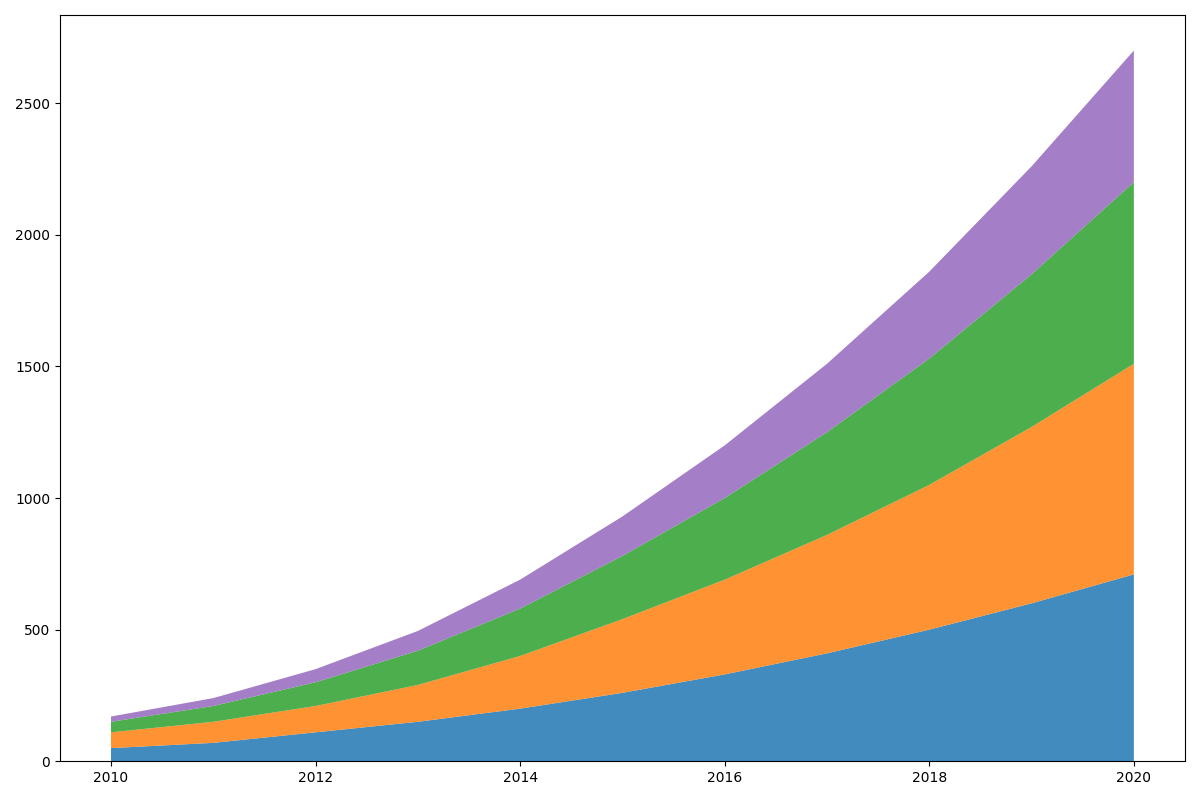

Python code for this plot:
import matplotlib.pyplot as plt
import numpy as np

years = np.arange(2010, 2021)

north_america_renewable = [50, 70, 110, 150, 200, 260, 330, 410, 500, 600, 710]
europe_renewable = [60, 80, 100, 140, 200, 280, 360, 450, 550, 670, 800]
asia_renewable = [40, 60, 90, 130, 180, 240, 310, 390, 480, 580, 690]
south_america_renewable = [20, 30, 50, 75, 110, 150, 200, 260, 330, 410, 500]

data = np.array([
    north_america_renewable,
    europe_renewable,
    asia_renewable,
    south_america_renewable
])

fig, ax = plt.subplots(figsize=(12, 8))

ax.stackplot(
    years, data,
    colors=['#1f77b4', '#ff7f0e', '#2ca02c', '#9467bd'], alpha=0.85
)

# Removing grid lines, legends, and annotations
fig.tight_layout()

plt.show()
